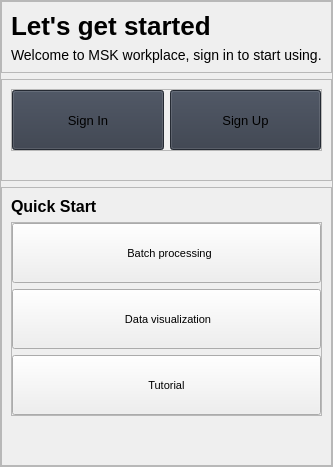
                        <widget class="QFrame" name="start_left">
                         <property name="sizePolicy">
                          <sizepolicy hsizetype="Expanding" vsizetype="Preferred">
                           <horstretch>3</horstretch>
                           <verstretch>0</verstretch>
                          </sizepolicy>
                         </property>
                         <property name="styleSheet">
                          <string notr="true"/>
                         </property>
                         <property name="frameShape">
                          <enum>QFrame::StyledPanel</enum>
                         </property>
                         <property name="frameShadow">
                          <enum>QFrame::Raised</enum>
                         </property>
                         <layout class="QVBoxLayout" name="verticalLayout_21">
                          <property name="leftMargin">
                           <number>0</number>
                          </property>
                          <property name="topMargin">
                           <number>0</number>
                          </property>
                          <property name="rightMargin">
                           <number>0</number>
                          </property>
                          <property name="bottomMargin">
                           <number>0</number>
                          </property>
                          <item>
                           <widget class="QFrame" name="top">
                            <property name="sizePolicy">
                             <sizepolicy hsizetype="Preferred" vsizetype="Expanding">
                              <horstretch>0</horstretch>
                              <verstretch>1</verstretch>
                             </sizepolicy>
                            </property>
                            <property name="frameShape">
                             <enum>QFrame::StyledPanel</enum>
                            </property>
                            <property name="frameShadow">
                             <enum>QFrame::Raised</enum>
                            </property>
                            <layout class="QVBoxLayout" name="verticalLayout_22">
                             <item>
                              <widget class="QLabel" name="title_label">
                               <property name="styleSheet">
                                <string notr="true">font-size:26px;
font-weight:bold;</string>
                               </property>
                               <property name="text">
                                <string>&lt;html&gt;&lt;head/&gt;&lt;body&gt;&lt;p&gt;Let's get started&lt;/p&gt;&lt;/body&gt;&lt;/html&gt;</string>
                               </property>
                              </widget>
                             </item>
                             <item>
                              <widget class="QLabel" name="subtitle_label">
                               <property name="styleSheet">
                                <string notr="true">font-size:14px</string>
                               </property>
                               <property name="text">
                                <string>Welcome to MSK workplace, sign in to start using.</string>
                               </property>
                              </widget>
                             </item>
                            </layout>
                           </widget>
                          </item>
                          <item>
                           <widget class="QFrame" name="middle">
                            <property name="sizePolicy">
                             <sizepolicy hsizetype="Preferred" vsizetype="Expanding">
                              <horstretch>0</horstretch>
                              <verstretch>1</verstretch>
                             </sizepolicy>
                            </property>
                            <property name="frameShape">
                             <enum>QFrame::StyledPanel</enum>
                            </property>
                            <property name="frameShadow">
                             <enum>QFrame::Raised</enum>
                            </property>
                            <layout class="QVBoxLayout" name="verticalLayout_23">
                             <item>
                              <widget class="QFrame" name="frame_64">
                               <property name="frameShape">
                                <enum>QFrame::StyledPanel</enum>
                               </property>
                               <property name="frameShadow">
                                <enum>QFrame::Raised</enum>
                               </property>
                               <layout class="QHBoxLayout" name="horizontalLayout_48">
                                <property name="leftMargin">
                                 <number>0</number>
                                </property>
                                <property name="topMargin">
                                 <number>0</number>
                                </property>
                                <property name="rightMargin">
                                 <number>0</number>
                                </property>
                                <property name="bottomMargin">
                                 <number>0</number>
                                </property>
                                <item>
                                 <widget class="QPushButton" name="signin_button">
                                  <property name="minimumSize">
                                   <size>
                                    <width>150</width>
                                    <height>60</height>
                                   </size>
                                  </property>
                                  <property name="font">
                                   <font>
                                    <family>Segoe UI</family>
                                    <pointsize>10</pointsize>
                                    <italic>false</italic>
                                    <bold>false</bold>
                                   </font>
                                  </property>
                                  <property name="cursor">
                                   <cursorShape>PointingHandCursor</cursorShape>
                                  </property>
                                  <property name="styleSheet">
                                   <string notr="true">background-color: rgb(52, 59, 72);</string>
                                  </property>
                                  <property name="text">
                                   <string>Sign In</string>
                                  </property>
                                  <property name="icon">
                                   <iconset resource="resources.qrc">
                                    <normaloff>:/icons/images/icons/cil-home.png</normaloff>:/icons/images/icons/cil-home.png</iconset>
                                  </property>
                                 </widget>
                                </item>
                                <item>
                                 <widget class="QPushButton" name="signup_button">
                                  <property name="minimumSize">
                                   <size>
                                    <width>150</width>
                                    <height>60</height>
                                   </size>
                                  </property>
                                  <property name="font">
                                   <font>
                                    <family>Segoe UI</family>
                                    <pointsize>10</pointsize>
                                    <italic>false</italic>
                                    <bold>false</bold>
                                   </font>
                                  </property>
                                  <property name="cursor">
                                   <cursorShape>PointingHandCursor</cursorShape>
                                  </property>
                                  <property name="styleSheet">
                                   <string notr="true">background-color: rgb(52, 59, 72);</string>
                                  </property>
                                  <property name="text">
                                   <string>Sign Up</string>
                                  </property>
                                  <property name="icon">
                                   <iconset resource="resources.qrc">
                                    <normaloff>:/icons/images/icons/cil-user-follow.png</normaloff>:/icons/images/icons/cil-user-follow.png</iconset>
                                  </property>
                                 </widget>
                                </item>
                               </layout>
                              </widget>
                             </item>
                             <item>
                              <widget class="QLabel" name="statusLabel">
                               <property name="text">
                                <string/>
                               </property>
                              </widget>
                             </item>
                            </layout>
                           </widget>
                          </item>
                          <item>
                           <widget class="QFrame" name="bottom">
                            <property name="sizePolicy">
                             <sizepolicy hsizetype="Preferred" vsizetype="Expanding">
                              <horstretch>0</horstretch>
                              <verstretch>8</verstretch>
                             </sizepolicy>
                            </property>
                            <property name="styleSheet">
                             <string notr="true"/>
                            </property>
                            <property name="frameShape">
                             <enum>QFrame::StyledPanel</enum>
                            </property>
                            <property name="frameShadow">
                             <enum>QFrame::Raised</enum>
                            </property>
                            <layout class="QVBoxLayout" name="verticalLayout_26">
                             <item>
                              <widget class="QLabel" name="quick_start_label">
                               <property name="sizePolicy">
                                <sizepolicy hsizetype="Preferred" vsizetype="Expanding">
                                 <horstretch>0</horstretch>
                                 <verstretch>1</verstretch>
                                </sizepolicy>
                               </property>
                               <property name="styleSheet">
                                <string notr="true">font-size:16px;
font-weight:bold;</string>
                               </property>
                               <property name="text">
                                <string>Quick Start</string>
                               </property>
                              </widget>
                             </item>
                             <item>
                              <widget class="QFrame" name="frame_7">
                               <property name="sizePolicy">
                                <sizepolicy hsizetype="Preferred" vsizetype="Expanding">
                                 <horstretch>0</horstretch>
                                 <verstretch>6</verstretch>
                                </sizepolicy>
                               </property>
                               <property name="styleSheet">
                                <string notr="true"/>
                               </property>
                               <property name="frameShape">
                                <enum>QFrame::StyledPanel</enum>
                               </property>
                               <property name="frameShadow">
                                <enum>QFrame::Raised</enum>
                               </property>
                               <layout class="QVBoxLayout" name="verticalLayout_27">
                                <property name="leftMargin">
                                 <number>0</number>
                                </property>
                                <property name="topMargin">
                                 <number>0</number>
                                </property>
                                <property name="rightMargin">
                                 <number>0</number>
                                </property>
                                <property name="bottomMargin">
                                 <number>0</number>
                                </property>
                                <item>
                                 <widget class="QPushButton" name="batch_processing_button">
                                  <property name="minimumSize">
                                   <size>
                                    <width>0</width>
                                    <height>60</height>
                                   </size>
                                  </property>
                                  <property name="styleSheet">
                                   <string notr="true">font-size:11px;</string>
                                  </property>
                                  <property name="text">
                                   <string>  Batch processing</string>
                                  </property>
                                  <property name="icon">
                                   <iconset resource="resources.qrc">
                                    <normaloff>:/icons/images/icons/cil-library.png</normaloff>:/icons/images/icons/cil-library.png</iconset>
                                  </property>
                                 </widget>
                                </item>
                                <item>
                                 <widget class="QPushButton" name="data_visutalization_button">
                                  <property name="minimumSize">
                                   <size>
                                    <width>0</width>
                                    <height>60</height>
                                   </size>
                                  </property>
                                  <property name="styleSheet">
                                   <string notr="true">font-size:11px;</string>
                                  </property>
                                  <property name="text">
                                   <string> Data visualization</string>
                                  </property>
                                  <property name="icon">
                                   <iconset resource="resources.qrc">
                                    <normaloff>:/icons/images/icons/cil-view-quilt.png</normaloff>:/icons/images/icons/cil-view-quilt.png</iconset>
                                  </property>
                                 </widget>
                                </item>
                                <item>
                                 <widget class="QPushButton" name="tutorial_button">
                                  <property name="minimumSize">
                                   <size>
                                    <width>0</width>
                                    <height>60</height>
                                   </size>
                                  </property>
                                  <property name="styleSheet">
                                   <string notr="true">font-size:11px;</string>
                                  </property>
                                  <property name="text">
                                   <string> Tutorial </string>
                                  </property>
                                  <property name="icon">
                                   <iconset resource="resources.qrc">
                                    <normaloff>:/icons/images/icons/cil-magnifying-glass.png</normaloff>:/icons/images/icons/cil-magnifying-glass.png</iconset>
                                  </property>
                                 </widget>
                                </item>
                               </layout>
                              </widget>
                             </item>
                             <item>
                              <spacer name="verticalSpacer_2">
                               <property name="orientation">
                                <enum>Qt::Vertical</enum>
                               </property>
                               <property name="sizeHint" stdset="0">
                                <size>
                                 <width>20</width>
                                 <height>40</height>
                                </size>
                               </property>
                              </spacer>
                             </item>
                            </layout>
                           </widget>
                          </item>
                         </layout>
                        </widget>
